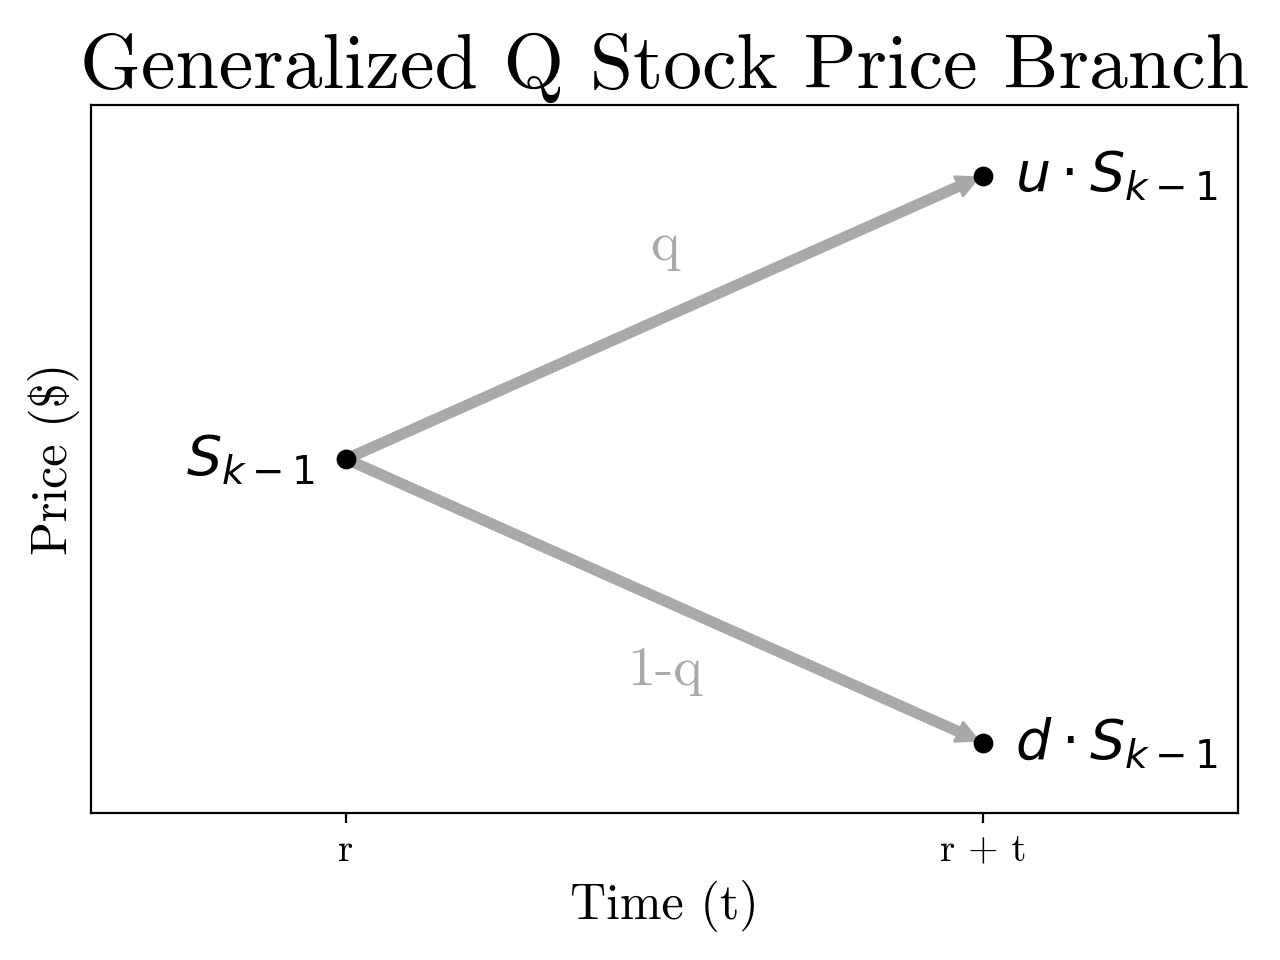

Recreate this plot in Python.
import matplotlib.pyplot as plt
import numpy as np
from Hull_White_class import Node
from datetime import datetime, timedelta
import matplotlib.patches as mpatches

# Change default font
plt.rcParams.update({'font.family':'cmr10'})

day_0 = Node(0, 0, 10, 1)
day_1_u = Node(1, 1, 11, 0.5)
day_1_d = Node(2, 1, 9, 0.5)


tree = [day_0, day_1_u, day_1_d]

fig,ax = plt.subplots()

day = [i.day for i in tree]
price = [i.price for i in tree]
scale = 150
colors = 'black'
colors_2 = 'darkgrey'
colors_3 = 'white'
colors_4 = 'black'
marker = '.'
font = 'cmr10'

# Add arrows
for i in tree[0:1]:
    x_tail = i.day
    y_tail = i.price
    x_head = i.day + 1
    y_head_u = i.price+1
    y_head_d = i.price-1
    dx = x_head - x_tail
    arrow_u = mpatches.FancyArrowPatch((x_tail, y_tail),(x_head, y_head_u), mutation_scale=15, zorder=1, color=colors_2)
    arrow_d = mpatches.FancyArrowPatch((x_tail, y_tail),(x_head, y_head_d), mutation_scale=15, zorder=1, color=colors_2)
    ax.add_patch(arrow_u)
    ax.add_patch(arrow_d)
    
# Plot the chart
ax.scatter(day,price, s=scale, c=colors, marker=marker, zorder=2)

    # Label each point with the price
ax.annotate('$u \cdot S_{k-1}$', # this is the text
    (1.05,11), # this is the point to label
    va='center',
    ha='left',
    c=colors,
    fontname=font,
    fontsize=20) # horizontal alignment can be left, right or center

ax.annotate('$d \cdot S_{k-1}$', # this is the text
    (1.05,9), # this is the point to label
    va='center',
    ha='left',
    c=colors,
    fontname=font,
    fontsize=20) # horizontal alignment can be left, right or center
    
ax.annotate('$S_{k-1}$', # this is the text
    (-0.05,10), # this is the point to label
    va='center',
    ha='right',
    c=colors,
    fontname=font,
    fontsize=20) # horizontal alignment can be left, right or center

ax.annotate('q', # this is the text
    (0.5,10.75), # this is the point to label
    va='center',
    ha='center',
    c=colors_2,
    fontname=font,
    fontsize=20) # horizontal alignment can be left, right or center

ax.annotate('1-q', # this is the text
    (0.5,9.25), # this is the point to label
    va='center',
    ha='center',
    c=colors_2,
    fontname=font,
    fontsize=20) # horizontal alignment can be left, right or center

plt.xticks([0,1],['r','r + t'],fontsize=14)
plt.yticks([],[])


ax.set_xlim(-0.4,1.4)
ax.set_ylim(8.75,11.25)
ax.set_xlabel('Time (t)', fontname=font, fontsize=18, weight='bold')
ax.set_ylabel('Price ($)', fontname=font, fontsize=18, weight='bold')
ax.set_title('Generalized Q Stock Price Branch', fontname=font, fontsize=28, weight='bold')


plt.tight_layout()
plt.show()
